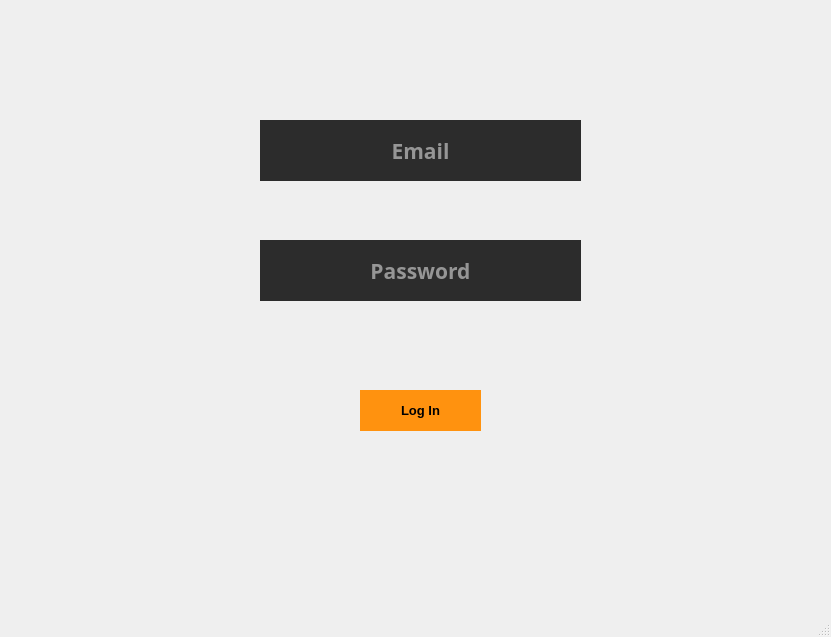
<?xml version="1.0" encoding="UTF-8"?>
<ui version="4.0">
 <class>MainWindow</class>
 <widget class="QMainWindow" name="MainWindow">
  <property name="geometry">
   <rect>
    <x>0</x>
    <y>0</y>
    <width>831</width>
    <height>637</height>
   </rect>
  </property>
  <property name="windowTitle">
   <string>MainWindow</string>
  </property>
  <widget class="QWidget" name="centralwidget">
   <widget class="QLabel" name="label">
    <property name="geometry">
     <rect>
      <x>0</x>
      <y>-10</y>
      <width>831</width>
      <height>611</height>
     </rect>
    </property>
    <property name="styleSheet">
     <string notr="true">background-image: url(:/login/Login credentials.jpg);</string>
    </property>
    <property name="text">
     <string/>
    </property>
    <property name="pixmap">
     <pixmap resource="mainsoruce.qrc">:/login/Login credentials.jpg</pixmap>
    </property>
    <property name="scaledContents">
     <bool>true</bool>
    </property>
   </widget>
   <widget class="QLineEdit" name="email">
    <property name="geometry">
     <rect>
      <x>260</x>
      <y>120</y>
      <width>321</width>
      <height>61</height>
     </rect>
    </property>
    <property name="font">
     <font>
      <family>Montserrat</family>
      <pointsize>16</pointsize>
      <weight>75</weight>
      <italic>false</italic>
      <bold>true</bold>
      <kerning>true</kerning>
     </font>
    </property>
    <property name="toolTip">
     <string>&lt;html&gt;&lt;head/&gt;&lt;body&gt;&lt;p align=&quot;center&quot;&gt;&lt;span style=&quot; font-size:18pt; color:#ffffff;&quot;&gt;User Name&lt;/span&gt;&lt;/p&gt;&lt;/body&gt;&lt;/html&gt;</string>
    </property>
    <property name="whatsThis">
     <string>&lt;html&gt;&lt;head/&gt;&lt;body&gt;&lt;p&gt;&lt;span style=&quot; font-size:18pt;&quot;&gt;User Name&lt;/span&gt;&lt;/p&gt;&lt;/body&gt;&lt;/html&gt;</string>
    </property>
    <property name="styleSheet">
     <string notr="true">background-color: rgb(44, 44, 44);
color: rgb(255, 255, 255);
border:0px</string>
    </property>
    <property name="alignment">
     <set>Qt::AlignCenter</set>
    </property>
    <property name="placeholderText">
     <string>Email</string>
    </property>
   </widget>
   <widget class="QLineEdit" name="password">
    <property name="geometry">
     <rect>
      <x>260</x>
      <y>240</y>
      <width>321</width>
      <height>61</height>
     </rect>
    </property>
    <property name="palette">
     <palette>
      <active>
       <colorrole role="WindowText">
        <brush brushstyle="SolidPattern">
         <color alpha="255">
          <red>255</red>
          <green>255</green>
          <blue>255</blue>
         </color>
        </brush>
       </colorrole>
       <colorrole role="Button">
        <brush brushstyle="SolidPattern">
         <color alpha="255">
          <red>44</red>
          <green>44</green>
          <blue>44</blue>
         </color>
        </brush>
       </colorrole>
       <colorrole role="Text">
        <brush brushstyle="SolidPattern">
         <color alpha="255">
          <red>255</red>
          <green>255</green>
          <blue>255</blue>
         </color>
        </brush>
       </colorrole>
       <colorrole role="ButtonText">
        <brush brushstyle="SolidPattern">
         <color alpha="255">
          <red>255</red>
          <green>255</green>
          <blue>255</blue>
         </color>
        </brush>
       </colorrole>
       <colorrole role="Base">
        <brush brushstyle="SolidPattern">
         <color alpha="255">
          <red>44</red>
          <green>44</green>
          <blue>44</blue>
         </color>
        </brush>
       </colorrole>
       <colorrole role="Window">
        <brush brushstyle="SolidPattern">
         <color alpha="255">
          <red>44</red>
          <green>44</green>
          <blue>44</blue>
         </color>
        </brush>
       </colorrole>
       <colorrole role="PlaceholderText">
        <brush brushstyle="NoBrush">
         <color alpha="128">
          <red>255</red>
          <green>255</green>
          <blue>255</blue>
         </color>
        </brush>
       </colorrole>
      </active>
      <inactive>
       <colorrole role="WindowText">
        <brush brushstyle="SolidPattern">
         <color alpha="255">
          <red>255</red>
          <green>255</green>
          <blue>255</blue>
         </color>
        </brush>
       </colorrole>
       <colorrole role="Button">
        <brush brushstyle="SolidPattern">
         <color alpha="255">
          <red>44</red>
          <green>44</green>
          <blue>44</blue>
         </color>
        </brush>
       </colorrole>
       <colorrole role="Text">
        <brush brushstyle="SolidPattern">
         <color alpha="255">
          <red>255</red>
          <green>255</green>
          <blue>255</blue>
         </color>
        </brush>
       </colorrole>
       <colorrole role="ButtonText">
        <brush brushstyle="SolidPattern">
         <color alpha="255">
          <red>255</red>
          <green>255</green>
          <blue>255</blue>
         </color>
        </brush>
       </colorrole>
       <colorrole role="Base">
        <brush brushstyle="SolidPattern">
         <color alpha="255">
          <red>44</red>
          <green>44</green>
          <blue>44</blue>
         </color>
        </brush>
       </colorrole>
       <colorrole role="Window">
        <brush brushstyle="SolidPattern">
         <color alpha="255">
          <red>44</red>
          <green>44</green>
          <blue>44</blue>
         </color>
        </brush>
       </colorrole>
       <colorrole role="PlaceholderText">
        <brush brushstyle="NoBrush">
         <color alpha="128">
          <red>255</red>
          <green>255</green>
          <blue>255</blue>
         </color>
        </brush>
       </colorrole>
      </inactive>
      <disabled>
       <colorrole role="WindowText">
        <brush brushstyle="SolidPattern">
         <color alpha="255">
          <red>255</red>
          <green>255</green>
          <blue>255</blue>
         </color>
        </brush>
       </colorrole>
       <colorrole role="Button">
        <brush brushstyle="SolidPattern">
         <color alpha="255">
          <red>44</red>
          <green>44</green>
          <blue>44</blue>
         </color>
        </brush>
       </colorrole>
       <colorrole role="Text">
        <brush brushstyle="SolidPattern">
         <color alpha="255">
          <red>255</red>
          <green>255</green>
          <blue>255</blue>
         </color>
        </brush>
       </colorrole>
       <colorrole role="ButtonText">
        <brush brushstyle="SolidPattern">
         <color alpha="255">
          <red>255</red>
          <green>255</green>
          <blue>255</blue>
         </color>
        </brush>
       </colorrole>
       <colorrole role="Base">
        <brush brushstyle="SolidPattern">
         <color alpha="255">
          <red>44</red>
          <green>44</green>
          <blue>44</blue>
         </color>
        </brush>
       </colorrole>
       <colorrole role="Window">
        <brush brushstyle="SolidPattern">
         <color alpha="255">
          <red>44</red>
          <green>44</green>
          <blue>44</blue>
         </color>
        </brush>
       </colorrole>
       <colorrole role="PlaceholderText">
        <brush brushstyle="NoBrush">
         <color alpha="128">
          <red>255</red>
          <green>255</green>
          <blue>255</blue>
         </color>
        </brush>
       </colorrole>
      </disabled>
     </palette>
    </property>
    <property name="font">
     <font>
      <family>Montserrat</family>
      <pointsize>16</pointsize>
      <weight>75</weight>
      <italic>false</italic>
      <bold>true</bold>
      <kerning>true</kerning>
     </font>
    </property>
    <property name="toolTip">
     <string>&lt;html&gt;&lt;head/&gt;&lt;body&gt;&lt;p&gt;&lt;span style=&quot; font-size:18pt; color:#ffffff;&quot;&gt;User Name&lt;/span&gt;&lt;/p&gt;&lt;/body&gt;&lt;/html&gt;</string>
    </property>
    <property name="whatsThis">
     <string>&lt;html&gt;&lt;head/&gt;&lt;body&gt;&lt;p&gt;&lt;span style=&quot; font-size:18pt;&quot;&gt;User Name&lt;/span&gt;&lt;/p&gt;&lt;/body&gt;&lt;/html&gt;</string>
    </property>
    <property name="styleSheet">
     <string notr="true">background-color: rgb(44, 44, 44);
color: rgb(255, 255, 255);
border:0px</string>
    </property>
    <property name="text">
     <string/>
    </property>
    <property name="echoMode">
     <enum>QLineEdit::Password</enum>
    </property>
    <property name="alignment">
     <set>Qt::AlignCenter</set>
    </property>
    <property name="placeholderText">
     <string>Password</string>
    </property>
   </widget>
   <widget class="QPushButton" name="login">
    <property name="geometry">
     <rect>
      <x>360</x>
      <y>390</y>
      <width>121</width>
      <height>41</height>
     </rect>
    </property>
    <property name="font">
     <font>
      <pointsize>10</pointsize>
      <weight>75</weight>
      <bold>true</bold>
     </font>
    </property>
    <property name="styleSheet">
     <string notr="true">background-color: rgb(255, 146, 15);
border:0px
</string>
    </property>
    <property name="text">
     <string>Log In</string>
    </property>
   </widget>
  </widget>
  <widget class="QMenuBar" name="menubar">
   <property name="geometry">
    <rect>
     <x>0</x>
     <y>0</y>
     <width>831</width>
     <height>26</height>
    </rect>
   </property>
  </widget>
  <widget class="QStatusBar" name="statusbar"/>
 </widget>
 <resources>
  <include location="mainsoruce.qrc"/>
 </resources>
 <connections/>
</ui>
